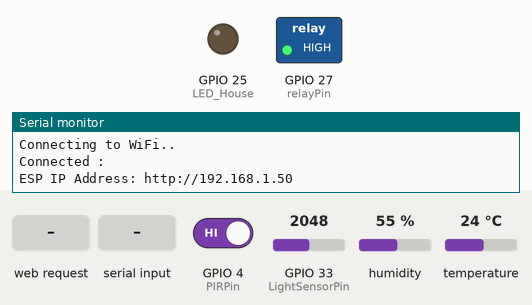
The sketch below on a simulated ESP32. Parts: switched loads named in the sketch (green lamp = pin HIGH), output pins drawn as LEDs (lit = HIGH), the last lines printed to the serial monitor. The inputs (shaded band) are chosen by the test bench; at power-on: GPIO 4 (PIRPin) HIGH, GPIO 33 (LightSensorPin) = 2048, humidity 55 %, temperature 24 °C. WiFi joins after 1.5 s; servers stay silent unless stated.

Above: at 3.2 s.
3.3 s: HTTP request GET /lights-on received
At 3.9 s:
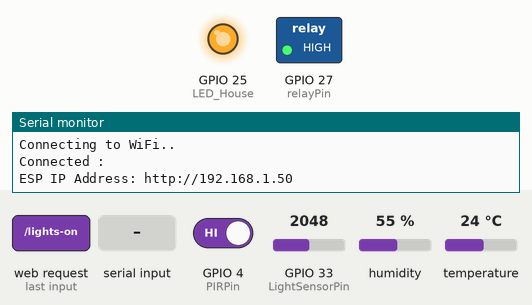
4.8 s: HTTP request GET /fan-on received
At 5.1 s:
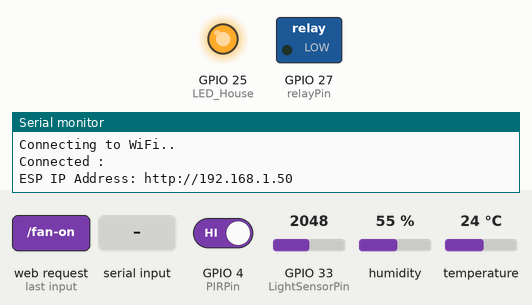
6.3 s: HTTP request GET /lights-off received
At 7.4 s:
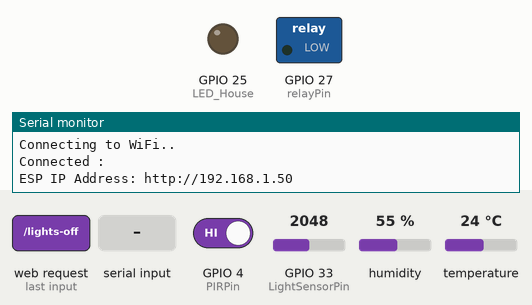
7.8 s: "open" received over the second serial link
At 10.9 s:
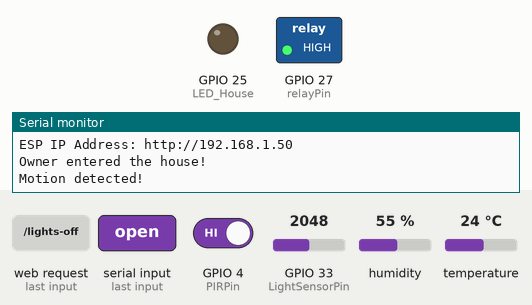
Timing chart, 0 to 12.4 s (numbered marks = the images above; inputs shaded):
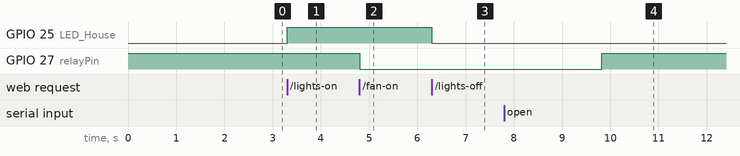

The sketch:

homeSmartSystem_esp32.ino
```cpp
#include "WiFi.h"
#include "ESPAsyncWebServer.h"
#include <Adafruit_Sensor.h>
#include <AsyncTCP.h>
#include "ESP32_MailClient.h"
#include <DHT.h>

// VVC of the relay module with the VINpin
#define RXp2 16
#define TXp2 17

#define PIRPin 4 // motion detection senor
#define relayPin 27 // allows the voltage to pass to the fan
#define LED_House 25
#define DHTPIN 26 // tempreture and humedity sensor
#define LightSensorPin 33

#define LightThreshold 3000
#define FanThreshold  25.0
#define DHTTYPE DHT11


DHT dht(DHTPIN, DHTTYPE);

// Setting wifi cridentials
const char *ssid = "*****";
const char *password = "*****";

// To send Emails using Gmail on port 465 (SSL)
#define emailSenderAccount "*****@gmail.com"
#define emailSenderPassword "**** **** **** ****"
#define smtpServer "smtp.gmail.com"
#define smtpServerPort 465
#define emailSubject "[ALERT] ESP Intrusion!"


// Default Recipient Email Address
String receiverEmail = "*****@gmail.com";
String enableEmailChecked = "checked";

const char *PARAM_INPUT_1 = "email_input";
const char *PARAM_INPUT_2 = "enable_email_input";

// The Email Sending data object contains config and data to send
SMTPData smtpData;

AsyncWebServer server(80);

bool isOwnerEntered = false;
bool isFanOn = false;
bool isLightsOn = false;
bool controlLightsManually = false;
bool controlFanManually = false;
bool isMotion = false;
String receivedMessage = "";


String readDHTTemperature() {
  float t = dht.readTemperature();
  if (isnan(t)) {
    Serial.println("Failed to read from DHT sensor!");
    return "--";
  } else {
    return String(t);
  }
}

String readDHTHumidity() {
  float h = dht.readHumidity();
  if (isnan(h)) {
    Serial.println("Failed to read from DHT sensor!");
    return "--";
  } else {
    return String(h);
  }
}

bool readMotion() {
  return digitalRead(PIRPin);
}

void isOwner() {
  for(int i=0; i <= 3; i++) {
      receivedMessage = Serial2.readString();
      receivedMessage.trim();
      if (receivedMessage.equals("open")) {
        isOwnerEntered = true;
        break;
      }
      delay(500);
  }
}

bool intrusion() {
  for(int i=0; i<=3; i++) {
    receivedMessage = Serial2.readString();
    receivedMessage.trim();
    if (receivedMessage.equals("intrusion")) {
      return true;
    } else {
      return false;
    }
  }
}

void turnLightOn() {
  digitalWrite(LED_House, HIGH);
  isLightsOn = true;
}

void turnLightOff() {
  digitalWrite(LED_House, LOW);
  isLightsOn = false;
}

void turnFanOn() {
  digitalWrite(relayPin, LOW);
  isFanOn = true;
}

void turnFanOff() {
  digitalWrite(relayPin, HIGH);
  isFanOn = false;
}

bool checkOwnerEntry() {
  isOwner();
  if (isOwnerEntered) {
    Serial.println("Owner entered the house!");
    controlLightsManually = false;
    controlFanManually = false;
    return true;
  } else {
    Serial.println("There is no one in the house.");
    isMotion = false;
    return false;
  }
}

bool checkMotion() {
  if (readMotion() == HIGH) {
    Serial.println("Motion detected!");
    return true;
  } else {
    return false;
  }
}

void checkLight() {
  if (controlLightsManually == false) {
    if (analogRead(LightSensorPin) > LightThreshold) {
      turnLightOn();
    } else {
      turnLightOff();
    }
  }
}

void checkTemperatureAndFan() {
  float temperature = dht.readTemperature();
  if (!isnan(temperature)) {
    if (controlFanManually == false) {
      if (temperature > FanThreshold) {
        turnFanOn();
      } else {
        turnFanOff();
      }
    }
  }
}

// Callback function to get the Email sending status
void sendCallback(SendStatus msg) {
  // Print the current status
  Serial.println(msg.info());

  // Do something when complete
  if (msg.success()) {
    Serial.println("----------------");
  }
}

bool sendEmailNotification(String emailMessage) {
  // Set the SMTP Server Email host, port, account and password
  smtpData.setLogin(smtpServer, smtpServerPort, emailSenderAccount, emailSenderPassword);

  // For library version 1.2.0 and later which STARTTLS protocol was supported,the STARTTLS will be
  // enabled automatically when port 587 was used, or enable it manually using setSTARTTLS function.
  //smtpData.setSTARTTLS(true);

  // Set the sender name and Email
  smtpData.setSender("ESP32", emailSenderAccount);

  // Set Email priority or importance High, Normal, Low or 1 to 5 (1 is highest)
  smtpData.setPriority("High");

  // Set the subject
  smtpData.setSubject(emailSubject);

  // Set the message with HTML format
  smtpData.setMessage(emailMessage, true);

  // Add recipients
  smtpData.addRecipient(receiverEmail);

  smtpData.setSendCallback(sendCallback);

  // Start sending Email, can be set callback function to track the status
  if (!MailClient.sendMail(smtpData)) {
    Serial.println("Error sending Email, " + MailClient.smtpErrorReason());
    return false;
  }
  // Clear all data from Email object to free memory
  smtpData.empty();
  return true;
}

void checkIntrusion() {
  // Use whatever method you have to send the request, for example, using the WiFiClient library
  // This assumes that you have a server running locally that listens for this URL
  // Replace the IP and port with the actual values of your server

  if (intrusion()) {
    // Adding a warning message to the local website
    Serial.println("Adding intrusion warning to the local website...");
    WiFiClient client;
    if (client.connect("192.168.43.229", 80)) {
      client.print("GET /add-warning?warning=intrusion HTTP/1.1\r\n");
      client.print("Host: 192.168.43.229\r\n");
      client.print("Connection: close\r\n\r\n");
      client.stop();
      Serial.println("Intrusion warning sent");
    } else {
      Serial.println("Failed to connect to server");
    }

    // Send the Email alert
      String emailMessage = String("Someone tried to enter your house with wrong password!!");
      if (sendEmailNotification(emailMessage)) {
        Serial.println(emailMessage);
      } else {
        Serial.println("Email failed to send");
      }
  }
}

void handleRoot(AsyncWebServerRequest *request) {
  String jsonResponse = "{";

  // 1. House temperature
  jsonResponse += "\"temperature\":\"" + readDHTTemperature() + "\",";

  // 2. Humidity
  jsonResponse += "\"humidity\":\"" + readDHTHumidity() + "\",";

  // 3. Fan status
  String fanStatus = isFanOn ? "Fan is ON" : "Fan is OFF";
  jsonResponse += "\"fan\":\"" + fanStatus + "\",";

  // 4. Light status
  String lightStatus = isLightsOn ? "Light is ON" : "Light is OFF";
  jsonResponse += "\"lights\":\"" + lightStatus + "\",";

  // 5. Owner existence
  String ownerStatus = isOwnerEntered ? "yes" : "no";
  jsonResponse += "\"ownerStatus\":\"" + ownerStatus + "\"";

  jsonResponse += "}";

  request->send(200, "application/json", jsonResponse);
}

void requestTurnLightOn(AsyncWebServerRequest *request) {
  turnLightOn();
  controlLightsManually = true;
  request->send(200);
}

void requestTurnLightOff(AsyncWebServerRequest *request) {
  turnLightOff();
  controlLightsManually = true;
  request->send(200);
}

void requestTurnFanOn(AsyncWebServerRequest *request) {
  turnFanOn();
  controlFanManually = true;
  request->send(200);
}

void requestTurnFanOff(AsyncWebServerRequest *request) {
  turnFanOff();
  controlFanManually = true;
  request->send(200);
}

void automatic(AsyncWebServerRequest *request) {
  controlLightsManually = false;
  controlFanManually = false;

  request->send(200);
}

void reset(AsyncWebServerRequest *request) {
  isOwnerEntered = false;
  controlLightsManually = true;
  controlFanManually = true;
  isMotion = false;
  turnLightOff();
  turnFanOff();

  request->send(200);
}

void setup() {
  Serial.begin(115200);
  Serial2.begin(9600, SERIAL_8N1, RXp2, TXp2);

  pinMode(PIRPin, INPUT_PULLUP);
  pinMode(LightSensorPin, INPUT);
  pinMode(LED_House, OUTPUT);
  pinMode(relayPin, OUTPUT);

  dht.begin();
  turnFanOff();

  WiFi.mode(WIFI_STA);
  WiFi.begin(ssid, password);
  while (WiFi.status() != WL_CONNECTED) {
    delay(1000);
    Serial.println("Connecting to WiFi..");
  }
  Serial.println("Connected :");
  Serial.print("ESP IP Address: http://");
  Serial.println(WiFi.localIP());

  // Adding handler for each endpoint
  server.on("/", HTTP_GET, handleRoot);

  server.on("/lights-on", HTTP_GET, requestTurnLightOn);

  server.on("/lights-off", HTTP_GET, requestTurnLightOff);

  server.on("/fan-on", HTTP_GET, requestTurnFanOn);

  server.on("/fan-off", HTTP_GET, requestTurnFanOff);

  server.on("/auto-control", HTTP_GET, automatic);

  server.on("/reset", HTTP_GET, reset);

  server.begin();
}

void loop() {

  checkIntrusion();

  if(!isMotion && checkOwnerEntry()){
    while(!isMotion){
      if (checkMotion()){
        isMotion = true;
        break;
      }
    }
  }
  else if(isMotion){
    checkLight();
    checkTemperatureAndFan();
  }
}
```

Measured:
- after the input at 3.3 s, GPIO 25 (LED_House): LOW → HIGH at once
- after the input at 4.8 s, GPIO 27 (relayPin): HIGH → LOW at once
- after the input at 6.3 s, GPIO 25 (LED_House): HIGH → LOW at once
- after the input at 7.8 s, GPIO 27 (relayPin): LOW → HIGH after 2.0 s
